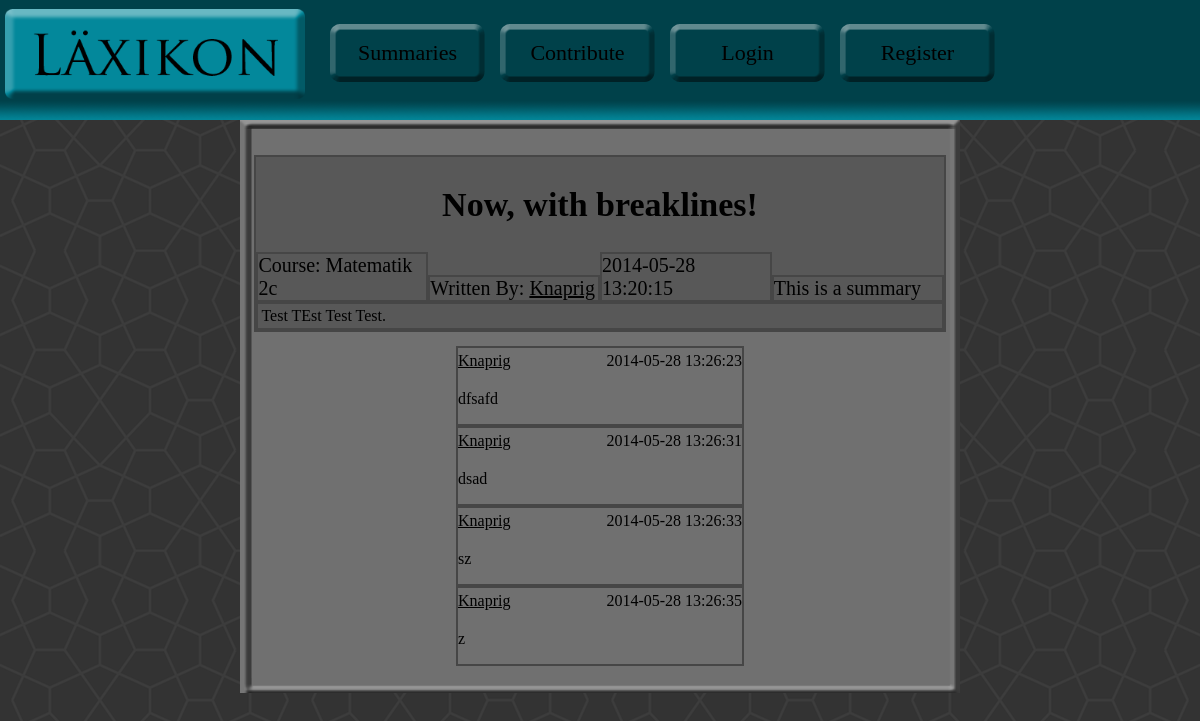
Screenshot of /Laxikon/summary.php?postId=13 with the database file from the repository.
### tables this page shows
CREATE TABLE IF NOT EXISTS `posts` (
  `id` int(12) NOT NULL AUTO_INCREMENT,
  `content` text NOT NULL,
  `authorId` int(12) NOT NULL,
  `dateTime` datetime NOT NULL,
  `courseId` int(12) NOT NULL,
  `request` tinyint(1) NOT NULL,
  `title` varchar(50) NOT NULL,
  PRIMARY KEY (`id`),
  KEY `authorId` (`authorId`),
  KEY `authorId_2` (`authorId`),
  KEY `courseId` (`courseId`)
);

CREATE TABLE IF NOT EXISTS `courses` (
  `courseId` int(12) NOT NULL AUTO_INCREMENT,
  `courseName` varchar(32) NOT NULL,
  PRIMARY KEY (`courseId`)
);

CREATE TABLE IF NOT EXISTS `users` (
  `id` int(12) NOT NULL AUTO_INCREMENT,
  `name` varchar(32) NOT NULL,
  `password` varchar(128) NOT NULL,
  `regDate` date NOT NULL,
  `userLevel` int(2) NOT NULL,
  `salt` varchar(32) NOT NULL,
  `birthDate` date NOT NULL,
  PRIMARY KEY (`id`)
);

CREATE TABLE IF NOT EXISTS `comments` (
  `id` int(12) NOT NULL AUTO_INCREMENT,
  `content` text NOT NULL,
  `dateTime` datetime NOT NULL,
  `authorId` int(12) NOT NULL,
  `postId` int(12) NOT NULL,
  PRIMARY KEY (`id`),
  KEY `authorId` (`authorId`),
  KEY `postId` (`postId`)
);

### Laxikon/summary.php (the view, shortened to what this page needs)
<!DOCTYPE html>
<html>
<head>
	<link rel="stylesheet" type="text/css" href="styles/summaryStyle.css">
</head>
<body>
<div id="topBarContainer">
	<a href="index.php"><img id="logotype" src="grafik/logo.png" alt="Logotype" title="Main Menu"></a>
	<nav id="mainNav">
		<ul>
			<a href="index.php"><li id="summaryButton">Summaries</li></a>
			<a href="submit.php"><li id="contributeButton">Contribute</li></a>
			<a href="login.php"><li id="loginButton">Login</li></a>
			<a href="register.php"><li id="registerButton">Register</li></a>
		</ul>
	</nav>
</div>
<div id="contentRoof"></div>
<div id="mainContainer">
<?php
$host = "localhost";
$dbname = "laxikon";
$username = "gustavgrannsjo";
$password = "";
$dsn = "mysql:host=$host;dbname=$dbname";
$attr = array(PDO::ATTR_DEFAULT_FETCH_MODE => PDO::FETCH_ASSOC);
$pdo = new PDO($dsn, $username, $password, $attr);
if($pdo){
	if (!empty($_GET)) {
		$postId = filter_input(INPUT_GET, 'postId', FILTER_SANITIZE_SPECIAL_CHARS);
		$statement = $pdo->prepare("SELECT posts.*, users.name as userName, courses.*
			FROM posts
			JOIN courses ON posts.courseId = courses.courseId
			JOIN users ON posts.authorId = users.id
			WHERE posts.id = :postId");
		$statement->bindparam(":postId", $postId);
		if($statement->execute())
		{
			while($row = $statement->fetch())
			{
				echo
				"<div class=\"summary\">
					<h2>{$row['title']}</h2><p>Course: {$row['courseName']}</p><p>Written By: <a href=\"profile.php?userId={$row['authorId']}\">{$row['userName']}</a></p><p>{$row['dateTime']}</p>";
					if ($row['request'] == 1) {
						echo "<p>This is a request</p>";
					}
					else {
						echo "<p>This is a summary</p>";
					}
					echo "<section>{$row['content']}</section>
				</div>";
			}
		}
		else {
			print_r($statement->errorInfo());
		}
		$commentGetter = $pdo->prepare("SELECT comments.*, users.name AS authorName
			FROM comments JOIN users ON comments.authorId = users.id
			WHERE :postId = comments.postId");
		$commentGetter->bindParam(":postId", $postId);
		$commentGetter->execute();
		while ($row = $commentGetter->fetch())
		{
			echo "
			<div class=\"comment\">
				<p><a href=\"profile.php?userId={$row['authorId']}\">{$row['authorName']}</a></p>
				<p class=\"commentDate\">{$row['dateTime']}</p>
				<div class=\"clear\"></div>
				<p>{$row['content']}</p>
			</div>
			";
		}
	}
}
else
{
	echo "Failed to connect, YA DONE GOOFED SON (On a scale from ok to ultragoof)";
}
?>
</div>
<div id="contentFooter"></div>
</body>
</html>

### Laxikon/styles/summaryStyle.css (style rules this page uses)
body { height: 100%; background-image: url(../grafik/background.png); padding: 0px; margin: 0px; }
a { color: black; text-decoration: none; }
#topBarContainer { background-image: url(../grafik/topBar2.png); background-repeat: repeat-x; margin: 0px; padding: 0px; height: 120px; min-width: 1000px; }
#logotype { display: inline-block; width: 300px; margin-top: 9px; position: absolute; left: 5px; }
#mainNav { display: inline-block; margin: 0px; margin-top: 10px; vertical-align: top; position: absolute; }
#mainNav ul { display: inline-block; list-style: none; padding: 0px; margin: 0px; }
#mainNav li { display: inline-block; position: absolute; background-image: url(../grafik/menuButton.png); width: 155px; height: 42px; text-align: center; padding-top: 16px; margin: 0px; font-size: 22px; }
#summaryButton { left: 330px; }
#contributeButton { left: 500px; }
#loginButton { left: 670px; }
#registerButton { left: 840px; }
#contentRoof { background-image: url(../grafik/contentTop.png); background-size: 100%; background-repeat: no-repeat; width: 60%; position: relative; margin: auto; height: 9px; }
#mainContainer { width: 60%; position: relative; margin: auto; word-wrap: break-word; background-image: url(../grafik/contentMiddle.png); background-size: 100%; padding: 1% 0px; }
#contentFooter { background-image: url(../grafik/contentBottom.png); background-repeat: no-repeat; background-position: bottom; width: 60%; position: relative; margin: auto; background-size: 100%; height: 15px; }
.summary { background-color: #585858; margin: 2% 2%; border: 2px solid #464646; }
.summary h2 { text-align: center; font-size: 34px; }
.summary a { text-decoration: underline; }
.summary p { box-sizing:border-box; -moz-box-sizing:border-box; -webkit-box-sizing:border-box; border: 2px solid #464646; display: inline-block; font-size: 20px; margin: 0px; width: 25%; }
.summary section { box-sizing:border-box; -moz-box-sizing:border-box; -webkit-box-sizing:border-box; border: 2px solid #464646; padding: 3px; }
.comment { box-sizing:border-box; -moz-box-sizing:border-box; -webkit-box-sizing:border-box; border: 2px solid #464646; width: 40%; margin: auto; }
.comment p { margin-top: 4px; }
.comment a { text-decoration: underline; }
.comment p:first-of-type { float:left; }
.commentDate { float: right; }

### rows the page displays
posts: title "Now, with breaklines!", courseId.courseName "Matematik 2c", authorId.name "Knaprig", dateTime "2014-05-28 13:20:15", request "This is a summary", content "Test TEst Test Test."
comments: authorId.name "Knaprig", dateTime "2014-05-28 13:26:23", content "dfsafd"
comments: authorId.name "Knaprig", dateTime "2014-05-28 13:26:31", content "dsad"
comments: authorId.name "Knaprig", dateTime "2014-05-28 13:26:33", content "sz"
comments: authorId.name "Knaprig", dateTime "2014-05-28 13:26:35", content "z"
